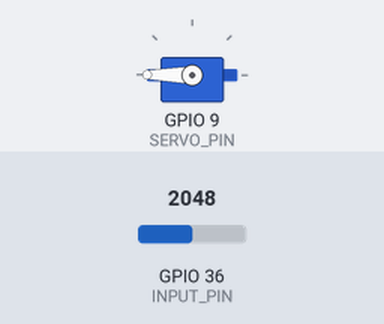
The sketch below on a simulated ESP32. Parts: servo. The test bench sets the inputs (shaded band); at power-on: GPIO 36 (INPUT_PIN) = 2048. What the sketch prints to the serial monitor is not drawn.

Above: at 0.1 s.
At 1.2 s:
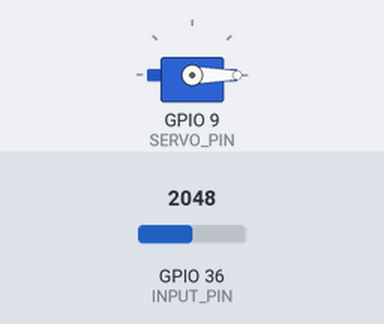
1.3 s: GPIO 36 (INPUT_PIN) set to 2866
At 2.3 s:
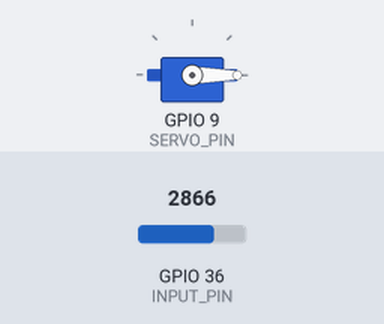
Timing chart, 0 to 4.3 s (numbered marks = the images above; inputs shaded):
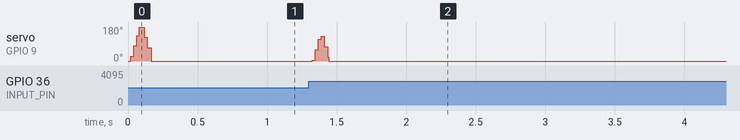

Measured:
- after the input at 1.3 s, servo on GPIO 9 (SERVO_PIN): rises from 0° to 130° in 0.07 s, then falls to 0° in 0.05 s
- by itself, servo on GPIO 9 (SERVO_PIN): rises from 0° to 180° in 0.06 s, then falls to 0° in 0.09 s

The sketch:

emgcontrol.ino
```cpp
#if defined(ESP32)
  #include <ESP32Servo.h>
#else
  #include <Servo.h>
#endif

// =========================
// KONFIG
// =========================
#define SAMPLE_RATE 500
#define INPUT_PIN A0
#define BUFFER_SIZE 32

#define SERVO_PIN 9

#define EMG_ON  30
#define EMG_OFF 10

// sudut servo
#define ANGLE_OPEN   0
#define ANGLE_CLOSE  180

// smoothing servo
#define SERVO_SPEED 5   // makin kecil makin halus

// =========================
// VARIABEL
// =========================
int circular_buffer[BUFFER_SIZE];
int data_index = 0, sum = 0;

Servo servo;

int current_angle = 0;
int target_angle = 0;

// =========================
// SETUP
// =========================
void setup() {
  Serial.begin(115200);
  servo.attach(SERVO_PIN);
  servo.write(ANGLE_OPEN);
  current_angle = ANGLE_OPEN;
}

// =========================
// LOOP
// =========================
void loop() {

  static unsigned long past = 0;
  unsigned long present = micros();
  unsigned long interval = present - past;
  past = present;

  static long timer = 0;
  timer -= interval;

  if (timer < 0) {
    timer += 1000000 / SAMPLE_RATE;

    int sensor_value = analogRead(INPUT_PIN);
    int signal = EMGFilter(sensor_value);
    int envelop = getEnvelop(abs(signal));

    // =========================
    // LOGIKA EMG
    // =========================
    if (envelop > EMG_ON) {
      target_angle = ANGLE_CLOSE;   // kontraksi
    }
    else if (envelop < EMG_OFF) {
      target_angle = ANGLE_OPEN;    // relaksasi
    }

    // =========================
    // SMOOTH MOVEMENT (anti jerk)
    // =========================
    if (current_angle < target_angle) {
      current_angle += SERVO_SPEED;
      if (current_angle > target_angle) current_angle = target_angle;
    }
    else if (current_angle > target_angle) {
      current_angle -= SERVO_SPEED;
      if (current_angle < target_angle) current_angle = target_angle;
    }

    servo.write(current_angle);

    // =========================
    // DEBUG
    // =========================
    Serial.print("ENV:");
    Serial.print(envelop);
    Serial.print(" ANGLE:");
    Serial.println(current_angle);
  }
}

// =========================
// ENVELOPE
// =========================
int getEnvelop(int abs_emg) {
  sum -= circular_buffer[data_index];
  sum += abs_emg;
  circular_buffer[data_index] = abs_emg;

  data_index = (data_index + 1) % BUFFER_SIZE;

  return (sum / BUFFER_SIZE);
}

// =========================
// FILTER
// =========================
float EMGFilter(float input) {
  float output = input;

  {
    static float z1, z2;
    float x = output - 0.05159732 * z1 - 0.36347401 * z2;
    output = 0.01856301 * x + 0.03712602 * z1 + 0.01856301 * z2;
    z2 = z1; z1 = x;
  }

  {
    static float z1, z2;
    float x = output - -0.53945795 * z1 - 0.39764934 * z2;
    output = 1.0 * x + -2.0 * z1 + 1.0 * z2;
    z2 = z1; z1 = x;
  }

  {
    static float z1, z2;
    float x = output - 0.47319594 * z1 - 0.70744137 * z2;
    output = 1.0 * x + 2.0 * z1 + 1.0 * z2;
    z2 = z1; z1 = x;
  }

  {
    static float z1, z2;
    float x = output - -1.00211112 * z1 - 0.74520226 * z2;
    output = 1.0 * x + -2.0 * z1 + 1.0 * z2;
    z2 = z1; z1 = x;
  }

  return output;
}
```
